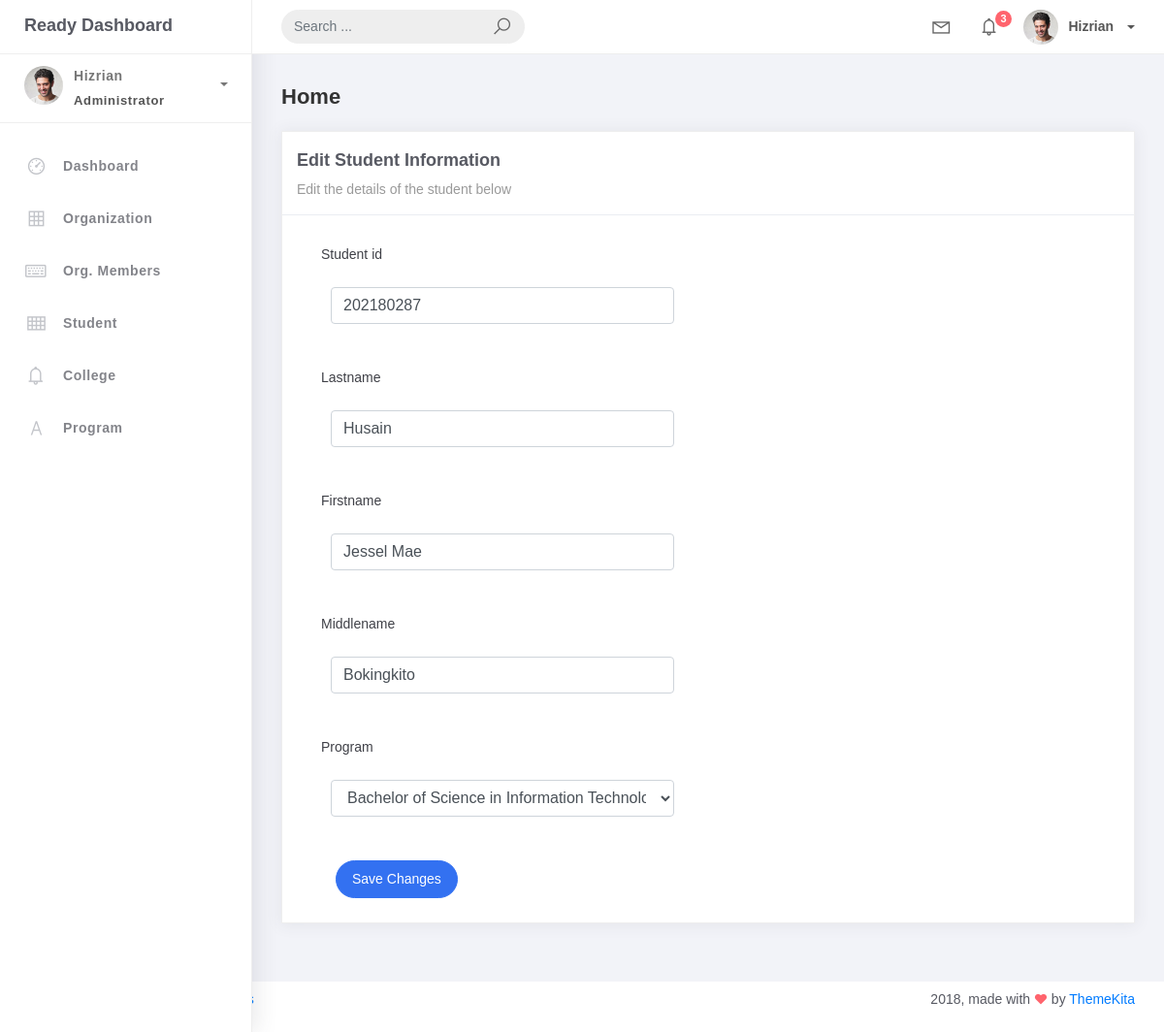
/student_list/1/, run on an earlier commit of the app's database.
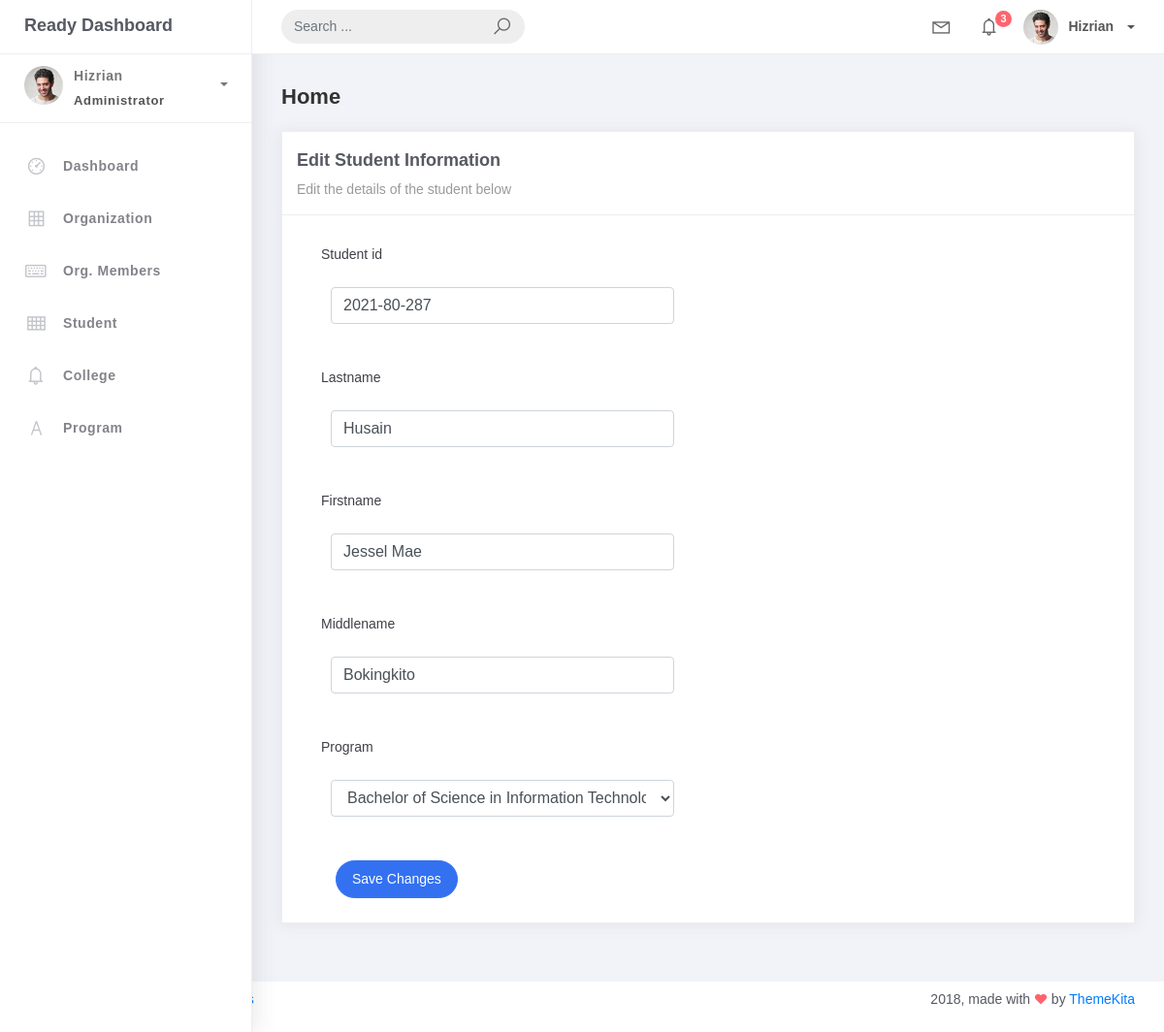
And on a later commit of the database.
### studentorg/models.py (models this page shows, shortened)
class BaseModel(models.Model):
    created_at = models.DateTimeField(auto_now_add=True, db_index=True)
    updated_at = models.DateTimeField(auto_now=True)
    class Meta:
        abstract = True

class Student(BaseModel):
    student_id = models.CharField(max_length=15)
    lastname = models.CharField(max_length=25)
    firstname = models.CharField(max_length=25)
    middlename = models.CharField(max_length=25, blank=True, null=True)
    program = models.ForeignKey(Program, on_delete=models.CASCADE)

### studentorg/views.py (the view)
# urls.py: path('student_list/<int:pk>/', StudentUpdateView.as_view(), name='student-update'),
class StudentUpdateView(UpdateView):
    model = Student
    form_class = StudentForm
    template_name = 'student_edit.html'
    success_url = reverse_lazy('student_list')

### studentorg/forms.py
class   StudentForm(ModelForm):
    class Meta:
        model = Student
        fields = "__all__"

### studentorg/models.py (called while the page is built)
    def __str__(self):
        return self.prog_name

### templates/student_edit.html
{% extends 'base.html' %}
{% load static %}
{% block content %}
<div class="content">
    <div class="container-fluid">
        <h4 class="page-title">Home</h4>
        <div class="row">
            <div class="col-md-12">
                <div class="card">
                    <div class="card-header">
                        <div class="card-title">Edit Student Information</div>
                        <div class="card-category">Edit the details of the student below</div>
                    </div>
                    <div class="card-body">
                        <div class="col-md-6">
                            <form method="post" novalidate>
                                {% csrf_token %} {% include 'includes/form.html' %}
                                <div class="form-group">
                                    <div class="col-md-12 col-sm-3">
                                        <button type="submit" class="btn btn-primary btn-rounded">Save Changes</button>
                                    </div>
                                </div>
                            </form>
                        </div>
                    </div>
                </div>
            </div>
        </div>
    </div>
</div>
{% endblock %}

### templates/includes/form.html (shortened to what this page needs)
{% load widget_tweaks %}
{% for field in form %}
    <div class="field item form-group">
        <label>{{ field.label }}</label>
        <div class="form-group">
            {% render_field field class="form-control" %}
        </div>
    </div>
{% endfor %}

What changed in the data, as far as the page shows it:
changed Student "Husain": student_id "202180287" → "2021-80-287"
